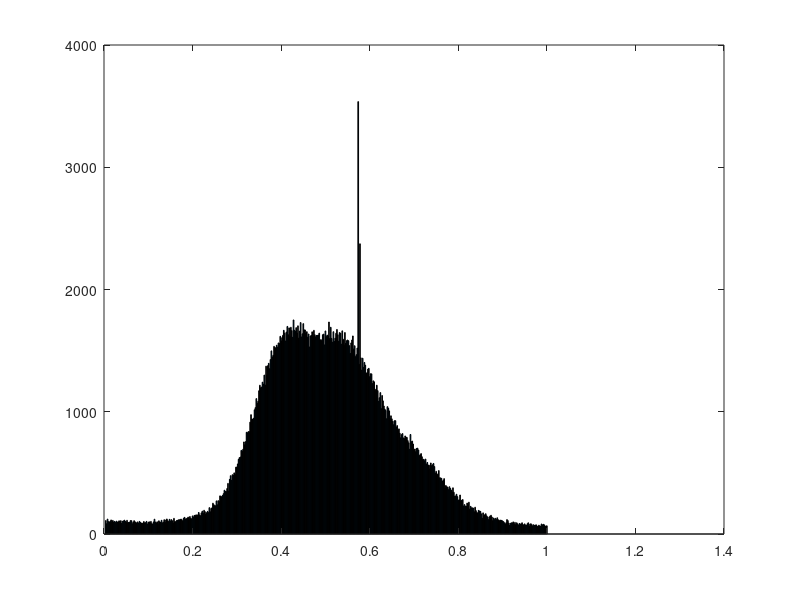
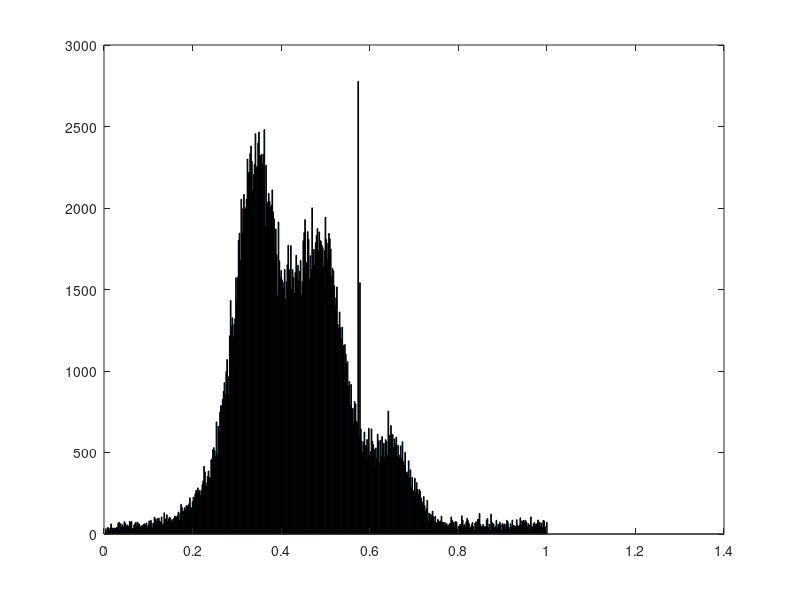
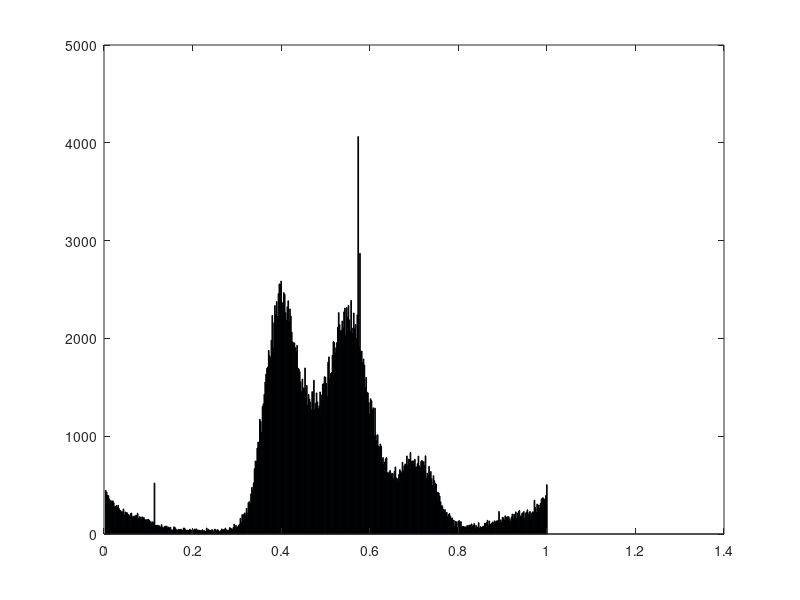

Write MATLAB code to recreate these figures, in order.
%% COLOR FUNCTION


clc
lung = [-700, -600];
fat = [-120, -90];
fluids = [-30 15];
water = [-2, 2 ];
muscle = [30 55];
blood = [13 50 ];
hematoma = [50 100];
clot = [50 75 ];
cancellous = [300 400];
cortical = [1000 1900];
foreign = [2500 3000];
noise = [-700 1500];
cols = ['r' 'y' 'c' 'b' 'r' 'r' 'r' 'k' 'k' 'g'];
cats = [lung; fat;fluids; water; muscle; blood; hematoma; clot; cancellous; cortical; foreign; ];
catnames = ["lung", "fat", "fluids", "water" "muscle" "blood" "hematoma" "clot" "cancellous" "cortical" "foreign"];
min_belonging = 0.0001;

x = -1000:0.2:2000;
for i = 1:length(cats)
   spread = cats(i,2)-cats(i,1);
   center = (cats(i,1) + cats(i,2))/2;
   sd = spread/4;
   f = 1/(sd*sqrt(2*3.1415)) *exp(-((x-center).^2)/(2*sd^2));
   f = plot(x, f);
   %legend(catnames(i))
   hold on
end
%set(gca, 'YScale', 'log')
ylabel("Inclusion")
xlabel("Hounsfield unit")
legend(catnames)
axis([-100 100 min_belonging 0.08])
hold off

%%  ACTIVATION FUNCTION
clc
blocks = 9*5;
x = 1:1:blocks+3;
f = 2./(1+exp(-x/15))-1;
plot(x, f)



%% ACCUMULATED ALPHA FUNCTION
x = 0:1:10;
y = 1./x.^2;
plot(x,y)







%% Image normalization
y = [0.000000, 388, 320, 279, 231, 204, 188, 168, 165, 136, 143, 109, 114, 103, 106, 80, 91, 87, 84, 77, 66, 66, 64, 64, 54, 43, 52, 35, 27, 35, 28, 29, 32, 37, 25, 20, 16, 21, 8, 12, 10, 14, 31, 14, 14, 19, 19, 14, 16, 17, 16, 16, 17, 6, 11, 9, 18, 21, 16, 26, 15, 21, 19, 9, 17, 16, 20, 19, 14, 19, 20, 18, 19, 19, 15, 23, 13, 16, 13, 17, 31, 16, 21, 21, 16, 28, 18, 18, 20, 27, 17, 27, 26, 22, 23, 21, 23, 27, 22, 27, 18, 25, 19, 30, 23, 27, 25, 32, 27, 27, 22, 14, 27, 16, 41, 25, 23, 37, 30, 14, 30, 30, 16, 34, 31, 29, 30, 25, 26, 23, 28, 28, 26, 28, 32, 35, 32, 25, 24, 38, 17, 34, 40, 28, 39, 38, 31, 32, 28, 38, 35, 27, 40, 28, 39, 42, 29, 54, 35, 53, 27, 56, 45, 36, 60, 49, 85, 68, 56, 114, 90, 128, 150, 148, 182, 161, 215, 219, 333, 279, 422, 555, 699, 695, 718, 873, 1024, 1250, 1383, 1562, 1824, 1968, 2238, 2429, 2643, 2741, 2901, 3045, 3179, 3532, 3702, 3896, 3643, 3813, 3842, 4117, 3981, 3988, 3919, 3834, 3611, 3539, 3428, 3381, 3017, 2829, 2565, 2386, 2279, 2035, 2005, 1924, 1682, 1491, 1468, 1265, 1210, 1044, 961, 965, 927, 966, 895, 925, 871, 945, 938, 808, 866, 913, 863, 900, 960, 937, 957, 1008, 1068, 1081, 1120, 1042, 1314, 1357, 1371, 1439, 1603, 1514, 1760, 1769, 2123, 1995, 2202, 2340, 2659, 2724, 3079, 3207, 3418, 3710, 4253, 4554, 4692, 5153, 5319, 5502, 6281, 6455, 6603, 6561, 6952, 6864, 6830, 7501, 7205, 7330, 7266, 7006, 6796, 6462, 6357, 6003, 5975, 5575, 5508, 5268, 4744, 4376, 3871, 3655, 3360, 2836, 2583, 2316, 1974, 1695, 1578, 1310, 1227, 901, 910, 739, 680, 552, 463, 388, 394, 286, 241, 194, 168, 158, 92, 128, 92, 78, 77, 102, 72, 67, 53, 52, 50, 52, 59, 29, 30, 40, 48, 33, 45, 42, 24, 36, 33, 33, 26, 37, 32, 39, 31, 31, 34, 33, 30, 42, 30, 23, 28, 30, 27, 26, 36, 29, 25, 38, 33, 36, 36, 41, 35, 36, 35, 47, 33, 67, 56, 47, 67, 60, 47, 42, 76, 66, 98, 97, 126, 124, 101, 106, 121, 110, 139, 115, 132, 102, 118, 105, 103, 142, 147, 156, 147, 130, 105, 105, 150, 117, 92, 86, 93, 76, 106, 74, 64, 41, 57, 55, 53, 50, 51, 59, 68, 71, 68, 88, 101, 79, 59, 90, 96, 68, 91, 93, 102, 99, 91, 102, 124, 103, 123, 138, 132, 150, 108, 126, 98, 76, 74, 98, 104, 101, 66, 73, 67, 80, 55, 52, 75, 42, 11, 11, 4, 7, 0, 7, 0, 1, 0, 0, 1, 9, 0, 0, 0, 1, 0, 1, 0, 2, 1, 7, 4, 2, 7, 6, 13, 10, 12, 16, 12, 14, 34, 24, 22, 32, 31, 40, 32, 34, 24, 31];

original = [0.000000, 110, 84, 122, 102, 98, 103, 115, 99, 111, 97, 103, 94, 105, 98, 99, 108, 103, 109, 86, 104, 107, 113, 104, 97, 112, 94, 95, 96, 110, 109, 84, 98, 109, 100, 95, 89, 99, 87, 103, 95, 89, 90, 83, 102, 91, 93, 103, 81, 95, 100, 95, 103, 85, 81, 99, 121, 98, 90, 100, 80, 108, 98, 96, 112, 91, 97, 117, 97, 115, 123, 109, 102, 120, 105, 118, 109, 90, 128, 101, 101, 110, 111, 116, 116, 119, 122, 116, 105, 129, 136, 123, 125, 131, 138, 124, 143, 127, 124, 148, 137, 152, 151, 157, 136, 157, 176, 156, 149, 173, 187, 169, 194, 183, 163, 175, 185, 175, 216, 182, 209, 214, 252, 240, 232, 231, 271, 239, 273, 266, 312, 308, 305, 315, 330, 358, 348, 347, 372, 414, 352, 447, 477, 439, 485, 481, 500, 488, 547, 548, 573, 611, 625, 630, 684, 676, 693, 753, 730, 756, 832, 828, 838, 837, 915, 976, 940, 939, 947, 1016, 1034, 1108, 1068, 1086, 1172, 1217, 1196, 1202, 1242, 1225, 1300, 1219, 1373, 1301, 1377, 1396, 1352, 1427, 1498, 1448, 1462, 1535, 1526, 1522, 1544, 1527, 1563, 1558, 1617, 1581, 1606, 1625, 1666, 1643, 1579, 1652, 1698, 1630, 1686, 1616, 1691, 1664, 1609, 1751, 1667, 1657, 1688, 1644, 1703, 1603, 1660, 1730, 1612, 1638, 1721, 1670, 1669, 1643, 1655, 1610, 1636, 1530, 1620, 1624, 1654, 1618, 1666, 1630, 1613, 1624, 1625, 1627, 1643, 1587, 1590, 1582, 1630, 1635, 1547, 1661, 1615, 1627, 1620, 1734, 1599, 1691, 1600, 1569, 1655, 1575, 1602, 1642, 1673, 1630, 1577, 1648, 1642, 1553, 1662, 1593, 1545, 1648, 1559, 1581, 1587, 1581, 1541, 1477, 1563, 1587, 1620, 1514, 1540, 1451, 1467, 1521, 3537, 1389, 2374, 1441, 1341, 1438, 1363, 1403, 1381, 1316, 1319, 1349, 1355, 1287, 1311, 1310, 1231, 1253, 1245, 1174, 1184, 1217, 1173, 1085, 1115, 1157, 1026, 1133, 1089, 1047, 1022, 1011, 943, 1042, 1029, 1007, 945, 967, 942, 922, 894, 927, 927, 875, 887, 848, 860, 824, 787, 813, 822, 786, 781, 802, 793, 790, 764, 746, 693, 814, 755, 760, 736, 686, 695, 674, 700, 702, 687, 642, 649, 658, 632, 609, 611, 599, 613, 571, 585, 564, 563, 533, 581, 559, 567, 577, 552, 498, 513, 492, 484, 519, 460, 459, 455, 431, 438, 453, 373, 397, 387, 383, 363, 387, 373, 359, 344, 378, 341, 309, 311, 325, 306, 276, 280, 319, 271, 276, 282, 229, 241, 228, 226, 253, 238, 260, 204, 226, 214, 214, 211, 182, 219, 191, 175, 173, 193, 188, 185, 165, 128, 173, 150, 158, 166, 149, 140, 118, 140, 148, 153, 139, 110, 131, 118, 128, 118, 133, 117, 107, 113, 113, 111, 107, 101, 92, 80, 92, 118, 110, 90, 71, 87, 92, 90, 99, 80, 95, 77, 92, 83, 72, 86, 81, 83, 92, 76, 75, 83, 72, 70, 84, 92, 65, 81, 84, 77, 66, 76, 70, 73, 75, 64, 63, 72, 66, 64, 82, 74, 79, 75, 63, 66, 67];
median = [0.000000, 32, 13, 39, 38, 21, 35, 62, 32, 37, 29, 37, 33, 39, 39, 67, 72, 26, 63, 42, 56, 41, 76, 66, 44, 56, 45, 49, 77, 72, 78, 32, 36, 56, 63, 72, 50, 73, 62, 61, 40, 48, 53, 49, 61, 63, 53, 68, 38, 54, 80, 63, 84, 65, 38, 65, 103, 92, 74, 94, 52, 97, 77, 71, 105, 57, 63, 130, 93, 79, 118, 75, 93, 104, 96, 76, 88, 77, 97, 110, 105, 105, 112, 135, 83, 127, 182, 164, 135, 141, 162, 151, 174, 173, 170, 185, 222, 164, 155, 199, 227, 217, 247, 268, 202, 283, 251, 268, 238, 268, 304, 327, 415, 381, 314, 292, 354, 387, 346, 345, 454, 461, 518, 530, 511, 478, 688, 490, 661, 621, 746, 788, 784, 826, 875, 929, 855, 998, 1071, 966, 855, 1216, 1433, 1277, 1327, 1211, 1286, 1321, 1572, 1432, 1577, 1802, 1846, 1679, 2054, 1848, 1996, 2083, 1989, 2001, 2054, 2300, 2210, 2221, 2333, 2380, 2287, 2106, 2206, 2269, 2456, 2246, 2257, 2399, 2466, 2322, 2323, 2330, 2273, 2328, 2481, 1889, 2263, 2019, 2035, 2089, 2040, 2004, 2017, 2111, 1976, 1933, 1772, 1871, 1714, 1461, 1914, 1676, 1576, 1616, 1560, 1544, 1514, 1623, 1440, 1549, 1652, 1771, 1622, 1543, 1769, 1503, 1622, 1573, 1476, 1604, 1710, 1579, 1649, 1548, 1612, 1678, 1469, 1548, 1800, 1849, 1929, 1599, 1667, 1855, 1807, 1564, 1707, 1622, 2001, 1663, 1746, 1648, 1787, 1832, 1874, 1739, 1853, 1801, 1796, 1771, 1756, 1646, 1737, 1943, 1807, 1682, 1783, 1844, 1812, 1748, 1579, 1629, 1614, 1523, 1405, 1449, 1516, 1286, 1259, 1362, 1265, 1197, 1270, 1159, 987, 1162, 1103, 1046, 1058, 911, 936, 788, 918, 741, 772, 684, 813, 797, 692, 682, 2777, 596, 1542, 645, 570, 502, 564, 626, 543, 544, 580, 464, 649, 482, 505, 645, 569, 548, 520, 415, 528, 461, 612, 572, 438, 576, 477, 598, 488, 557, 473, 579, 568, 481, 754, 605, 554, 665, 611, 609, 531, 583, 549, 595, 477, 545, 485, 466, 541, 462, 566, 445, 423, 501, 376, 381, 365, 449, 350, 394, 290, 347, 266, 233, 342, 257, 315, 273, 243, 273, 261, 221, 199, 178, 230, 174, 139, 155, 207, 76, 128, 114, 120, 108, 140, 105, 76, 109, 69, 59, 89, 80, 71, 80, 109, 69, 71, 51, 71, 49, 63, 48, 53, 63, 64, 105, 85, 65, 73, 48, 76, 73, 27, 45, 45, 59, 57, 112, 85, 51, 58, 43, 76, 96, 83, 65, 36, 41, 57, 71, 46, 24, 67, 75, 60, 89, 89, 126, 58, 46, 39, 59, 29, 46, 44, 86, 95, 37, 59, 22, 122, 73, 65, 60, 39, 46, 84, 34, 60, 32, 72, 57, 22, 65, 53, 61, 28, 60, 84, 75, 42, 30, 63, 42, 85, 52, 52, 48, 43, 88, 50, 47, 54, 99, 50, 81, 64, 84, 67, 84, 73, 43, 63, 24, 57, 105, 44, 44, 65, 70, 58, 60, 64, 86, 71, 73, 49, 67, 41, 83, 80, 20, 45, 72];
mean = [0.000000, 446, 428, 394, 392, 357, 341, 340, 293, 339, 320, 277, 280, 292, 274, 294, 261, 241, 238, 223, 228, 256, 191, 226, 219, 218, 205, 193, 177, 207, 213, 178, 174, 185, 158, 190, 190, 212, 159, 176, 172, 149, 176, 158, 170, 149, 144, 146, 147, 150, 140, 128, 125, 115, 125, 120, 521, 88, 87, 91, 86, 87, 77, 71, 96, 70, 58, 75, 81, 74, 80, 60, 71, 61, 70, 42, 42, 38, 73, 69, 54, 43, 37, 48, 45, 44, 49, 40, 41, 61, 60, 43, 37, 40, 40, 36, 50, 36, 38, 44, 37, 50, 39, 53, 18, 43, 35, 37, 34, 34, 44, 25, 36, 30, 26, 61, 39, 48, 35, 37, 30, 46, 36, 20, 50, 46, 31, 44, 40, 27, 27, 36, 52, 42, 45, 45, 60, 44, 34, 41, 33, 66, 57, 54, 45, 67, 100, 69, 89, 57, 74, 86, 100, 161, 122, 198, 137, 204, 216, 193, 263, 213, 321, 331, 318, 410, 478, 448, 523, 667, 746, 743, 878, 940, 938, 1173, 1150, 1041, 1304, 1331, 1428, 1554, 1635, 1694, 1708, 1877, 1823, 1801, 1981, 2234, 1904, 2160, 2336, 2239, 2377, 2224, 2458, 2557, 2550, 2586, 2226, 2366, 2468, 2452, 2264, 2185, 2324, 2385, 2169, 2301, 2228, 2063, 1964, 1957, 1953, 1905, 1866, 1929, 1696, 1688, 1660, 1556, 1459, 1584, 1494, 1486, 1698, 1427, 1519, 1318, 1427, 1379, 1348, 1268, 1456, 1377, 1572, 1271, 1337, 1443, 1351, 1282, 1309, 1452, 1193, 1422, 1532, 1537, 1609, 1603, 1540, 1409, 1757, 1811, 1593, 1641, 1651, 1828, 1968, 1958, 1852, 1904, 1958, 2116, 2264, 2142, 2076, 2084, 2178, 2107, 2272, 2310, 2032, 2315, 2218, 2338, 2189, 2069, 2389, 2106, 2052, 2260, 2097, 2141, 1997, 2240, 4064, 1909, 2870, 1865, 1871, 1751, 1790, 1727, 1500, 1601, 1450, 1443, 1344, 1224, 1383, 1363, 1269, 1291, 997, 1287, 1012, 955, 1015, 899, 886, 921, 897, 736, 782, 711, 736, 769, 782, 627, 617, 634, 650, 623, 601, 619, 565, 640, 686, 574, 565, 538, 607, 658, 642, 623, 733, 644, 696, 716, 684, 798, 702, 765, 760, 834, 743, 745, 748, 744, 764, 686, 686, 719, 796, 696, 681, 741, 753, 737, 741, 699, 800, 569, 622, 607, 692, 617, 639, 565, 498, 597, 545, 518, 508, 341, 429, 419, 389, 330, 288, 288, 253, 235, 250, 217, 222, 176, 198, 210, 183, 156, 165, 128, 142, 80, 129, 123, 65, 130, 137, 109, 127, 71, 78, 77, 72, 73, 69, 88, 73, 88, 91, 91, 103, 83, 87, 107, 53, 88, 73, 66, 116, 57, 76, 67, 68, 80, 82, 112, 107, 116, 140, 90, 133, 94, 103, 113, 124, 112, 135, 118, 134, 129, 142, 230, 105, 145, 116, 170, 166, 143, 186, 169, 174, 178, 177, 153, 132, 172, 204, 162, 203, 189, 226, 160, 210, 230, 241, 185, 183, 211, 218, 230, 157, 213, 220, 248, 197, 219, 230, 185, 213, 226, 225, 345, 272, 223, 306, 258, 297, 259, 315, 359, 369, 369, 349, 360, 393, 505];

binsize = 0.002;
ylog = log(y);
x = binsize:binsize:1;
figure(1);
bar(x, original)
figure(2)
bar(x, median)
figure(3)
bar(x, mean)
